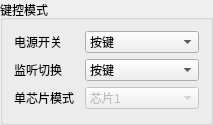
     <widget class="QGroupBox" name="groupBox_37">
      <property name="geometry">
       <rect>
        <x>1104</x>
        <y>163</y>
        <width>213</width>
        <height>125</height>
       </rect>
      </property>
      <property name="title">
       <string>键控模式</string>
      </property>
      <layout class="QGridLayout" name="gridLayout_12">
       <item row="0" column="0">
        <widget class="QLabel" name="label_56">
         <property name="text">
          <string>电源开关</string>
         </property>
        </widget>
       </item>
       <item row="1" column="0">
        <widget class="QLabel" name="label_57">
         <property name="text">
          <string>监听切换</string>
         </property>
        </widget>
       </item>
       <item row="0" column="1">
        <widget class="QComboBox" name="combo_power_slide">
         <property name="insertPolicy">
          <enum>QComboBox::InsertBeforeCurrent</enum>
         </property>
         <item>
          <property name="text">
           <string>按键</string>
          </property>
         </item>
         <item>
          <property name="text">
           <string>拨键</string>
          </property>
         </item>
        </widget>
       </item>
       <item row="2" column="0">
        <widget class="QLabel" name="label_74">
         <property name="text">
          <string>单芯片模式</string>
         </property>
        </widget>
       </item>
       <item row="2" column="1">
        <widget class="QComboBox" name="combo_chip_chose">
         <property name="enabled">
          <bool>false</bool>
         </property>
         <item>
          <property name="text">
           <string>芯片1</string>
          </property>
         </item>
         <item>
          <property name="text">
           <string>芯片2</string>
          </property>
         </item>
         <item>
          <property name="text">
           <string>双芯片同步控制</string>
          </property>
         </item>
        </widget>
       </item>
       <item row="1" column="1">
        <widget class="QComboBox" name="combo_monitor_slide">
         <item>
          <property name="text">
           <string>按键</string>
          </property>
         </item>
         <item>
          <property name="text">
           <string>拨键</string>
          </property>
         </item>
        </widget>
       </item>
      </layout>
     </widget>
